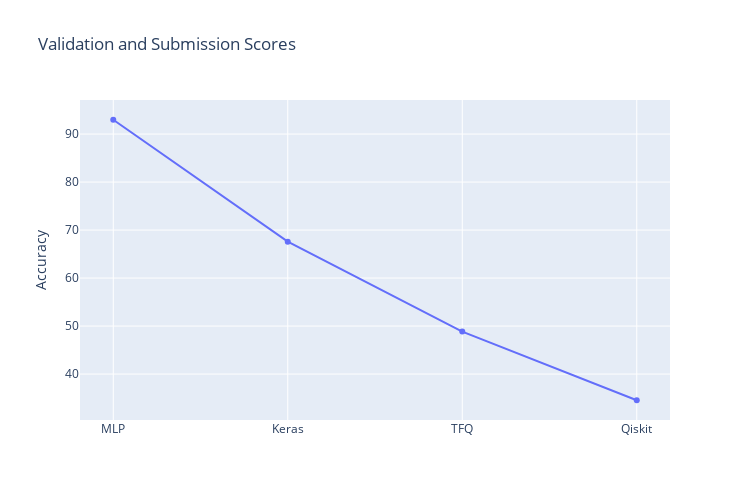

Notebook source saved alongside this figure:
### Code cell
trace1 = go.Scatter(x = list_classifiers, y = val_scores,
                   name="Validation", text = list_classifiers)

data = [trace1]

layout = dict(title = "Validation and Submission Scores", 
              xaxis=dict(ticklen=10, zeroline= False),
              yaxis=dict(title = "Accuracy", side='left', ticklen=10,),                                  
              legend=dict(orientation="v", x=1.05, y=1.0),
              autosize=False, width=750, height=500,
              )

fig = dict(data = data, layout = layout)
iplot(fig)

### Figure 1 — Plotly figure (JSON) as saved in the notebook; plotly's stock layout.template omitted (floating-point values rounded to 4 significant figures)
{"data": [{"name": "Validation", "text": ["MLP", "Keras", "TFQ", "Qiskit"], "type": "scatter", "x": ["MLP", "Keras", "TFQ", "Qiskit"], "y": [92.98, 67.58, 48.84, 34.54]}], "layout": {"autosize": false, "height": 500, "legend": {"orientation": "v", "x": 1.05, "y": 1}, "title": {"text": "Validation and Submission Scores"}, "width": 750, "xaxis": {"ticklen": 10, "zeroline": false}, "yaxis": {"side": "left", "ticklen": 10, "title": {"text": "Accuracy"}}}}
